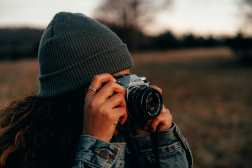
#> input picture Computer Vision/cv2.jpg, 252 x 168 px
$ jupyter execute 2_Image_Sharpning.ipynb
#> lines starting #> are read from the running program, lines starting #| are printed output that depends on the picture
[cell 1]
import cv2
print(cv2.__version__)

[cell 2]
from matplotlib import pyplot as plt

### **1. Unsharp Masking**

[cell 3]
# Load the image
img = cv2.imread('cv2.jpg')
#> img is the input picture: shape (168, 252, 3); mean B, G, R 58.1, 65.4, 71.9

# Apply the gaussian blur to create the blurred image
blurred_img = cv2.GaussianBlur(img, (5,5), 0)

# Compute the high frequency components
high_frequencies =cv2.subtract(img, blurred_img)
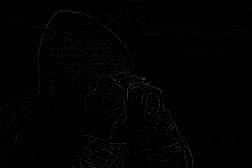
#> high_frequencies: shape (168, 252, 3); mean B, G, R 1.5, 1.5, 1.5

# Add the high frequency components back to the original image which will enhance image
sharp_img = cv2.addWeighted(img, 1.5,blurred_img, -0.5, 0)

# cv2.addWeighted() : combines two images with specified weigth
# image 1.5 : the original image is scaled by a factor of 1.5
# blr_image, -0.5 : the blurred image is scaled by -0.5
# 0 : the scaler added to each pixel after weighted sum(bias)

# Display the results
cv2.imshow('Original Image',img)
cv2.imshow('Unsharp Masking(Sharpened) Image', sharp_img)

cv2.waitKey(0)
cv2.destroyAllWindows()

### **2. Sharpening Kernel**

[cell 4]
# Sharpening kernel
import numpy as np

# Load the image
img = cv2.imread('cv3.jpg')
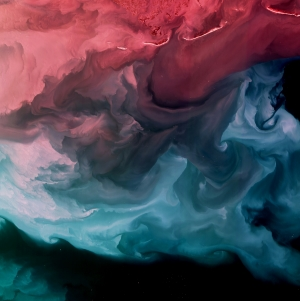
#> input picture Computer Vision/cv3.jpg, 300 x 301 px
#> img is the input picture: shape (301, 300, 3); mean B, G, R 84.2, 70.3, 77.8

# Define the sharpening kernel
kernel = np.array([[0, -1, 0],
                  [-1,  5, -1],
                  [0, -1, 0]])

# Apply the sharpening filter
sharp_img = cv2.filter2D(img, -1, kernel)
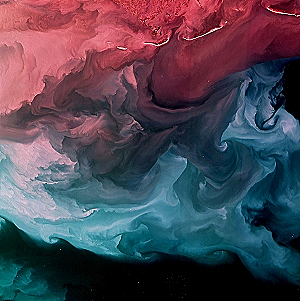
#> sharp_img: shape (301, 300, 3); mean B, G, R 84.3, 70.5, 78

# cv2.filter2D() : applies a 2D convolution filter to an input image
# -1 : specifies output image will have the same depth as input image
# Display the results
cv2.imshow('Original Image',img)
cv2.imshow('Sharpened Image', sharp_img)

cv2.waitKey(0)
cv2.destroyAllWindows()
